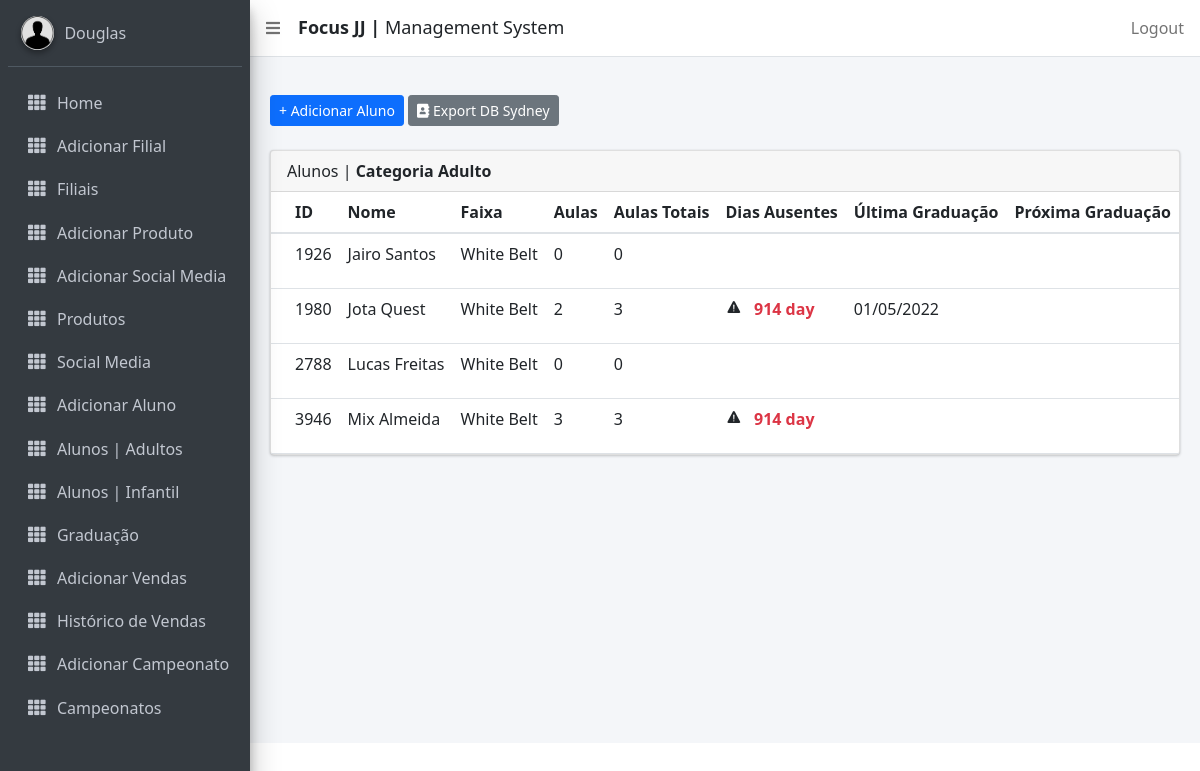
Page /managealunos/ (signed in) on the committed database.
### focusbjj/models.py (models this page shows, shortened)
class CustomUser(AbstractUser):
    id = ShortUUIDField(primary_key=True, editable=False, alphabet="0123456789", length=3)
    email = models.EmailField(max_length=255, unique=True)
    contact_name = models.CharField(max_length=255)
    country = CountryField()
    location = models.CharField(max_length=255)
    phone = models.CharField(max_length=15, help_text=_('Use somente números. Código do País + Telefone'))
    join_date = models.DateTimeField(default=timezone.now)
    is_active = models.BooleanField(default=True, help_text='Desmarque a caixa para desativar')
    class Meta:
        ordering = ["country", "location"]

class Aluno(models.Model):
    DoesNotExist = None
    objects = None
    id = ShortUUIDField(primary_key=True, editable=False, alphabet="0123456789", length=4)
    photo = models.ImageField(upload_to='photos/', null=True, blank=True)
    nome = models.CharField(max_length=15, verbose_name='Name')
    middle_name = models.CharField(max_length=20, verbose_name='Middle Name', blank=True, null=True)
    surname = models.CharField(max_length=15, verbose_name='Last Name', null=True)
    phone = models.CharField(max_length=15, help_text='Use only numbers')
    email = models.EmailField(max_length=128)
    location = models.ForeignKey(CustomUser, related_name="alunos", on_delete=models.CASCADE)
    address = models.CharField(max_length=255, blank=True, null=True)
    belt = models.CharField(max_length=255, choices=BELT)
    stripe = models.CharField(max_length=255, choices=GRAU, default= 'No Stripes')
    join_date = models.DateTimeField()
    time_stamp = models.DateTimeField(auto_now=True, null=True)
    gender = models.CharField(max_length=255, choices=GENDER)
    dob = models.DateField(verbose_name='Date of Birth',)
    is_blocked = models.BooleanField(default=False)
    agreement = models.BooleanField(default=False)
    USERNAME_FIELD = 'id'
    def idade(self): #POR ANO DE NASCIMENTO
        today = date.today()
        idade = today.year - self.dob.year #- ((today.month, today.day) < (self.dob.month, self.dob.day))
        return idade
    class Meta:
        ordering = ["nome"]

class Graduation(models.Model):
    objects = None
    aluno = models.ForeignKey(Aluno, related_name='graduacao', on_delete=models.CASCADE, verbose_name='_(Aluno')
    master = models.CharField(max_length=15, null=True, verbose_name=_('Professor'))
    belt = models.CharField(max_length=255, choices=BELT, verbose_name=_('Faixa'))
    stripe = models.CharField(max_length=255, choices=GRAU, verbose_name=_('Grau'))
    time_stamp = models.DateTimeField(null=True, verbose_name=_('Data'))

class GetAttendance(models.Model):
    objects = None
    aluno = models.ForeignKey(Aluno, on_delete=models.CASCADE, verbose_name='Athlete')
    attendance = models.DateTimeField(default=timezone.now)

### focusbjj/views.py (the view)
# urls.py: path('managealunos/', views.ManageAlunos.as_view(), name='managealunos'),
class ManageAlunos(LoginRequiredMixin, ListView):
    template_name = 'managealunos.html'
    model = Aluno
    def get_queryset(self):
        queryset = super().get_queryset()
        filter = AlunoFilter(self.request.GET, queryset)
        return filter.qs
    def get_context_data(self, **kwargs):
        context = super(ManageAlunos, self).get_context_data(**kwargs)
        context['alunos'] = Aluno.objects.all()
        return context

### focusbjj/templatetags/attendance_tags.py (called while the page is built)
@register.filter
def get_count_att_aluno(aluno_instance):
    return len(GetAttendance.objects.filter(aluno_id=aluno_instance.id))

@register.filter
def last_att_aluno(aluno_instance):
    att = GetAttendance.objects.filter(aluno_id=aluno_instance.id).order_by('-attendance')
    if att[0].attendance + timedelta(days=15) < timezone.now():
        tempo = timezone.now() - att[0].attendance
        return tempo
    else:
        return ''

@register.filter
def current_belt(aluno_instance):
    belt = Graduation.objects.filter(aluno_id=aluno_instance.id).order_by('-time_stamp')
    if belt:
        current = belt[0].belt
    else:
        current = aluno_instance.belt
    return current

@register.filter
def current_stripe(aluno_instance):
    belt = Graduation.objects.filter(aluno_id=aluno_instance.id).order_by('-time_stamp')
    if belt:
        current = belt[0].stripe
    else:
        current = aluno_instance.stripe
    return current

@register.filter
def last_graduation(aluno_instance):
    last_grad = Graduation.objects.filter(aluno_id=aluno_instance.id).order_by('-time_stamp')
    if last_grad:
        date = last_grad[0].time_stamp
    else:
        date = 'Not Graduated'
    return date

@register.filter
def new_attendance(aluno_instance):
    last_grad = Graduation.objects.filter(aluno_id=aluno_instance.id).order_by('-time_stamp')
    if last_grad:
        date = last_grad[0].time_stamp
        enddate = timezone.now()
        attendance = len(GetAttendance.objects.filter(aluno_id=aluno_instance.id).filter(attendance__range=[date, enddate]))
        return attendance

### focusbjj/templates/managealunos.html (shortened to what this page needs)
{% extends 'base_template.html' %}
{% load static %}
{% load attendance_tags %}
{% load alerta_tags %}
{% load i18n %}
{% block content %}
<section class="content">
        <div class="container-fluid">
            <a class="btn btn-primary btn-sm" href="{% url 'focusbjj:add_aluno' %}" role="button">{% trans "+ Adicionar Aluno" %}</a>
            <a href="{% url 'focusbjj:export_xlsx' %}" class="btn btn-sm btn-secondary"><i class="fas fa-address-book main-logo-icon"></i> Export DB {{ user.location }}</a> <br/>&nbsp;
            <div class="row">
                <div class="col-md-12">
                    <div class="card">
                        <div class="card-header">
                            <p>{% trans "Alunos" %} | <b>{% trans "Categoria Adulto" %}</b></p>
                        </div>
                <div class="card-body table-responsive p-0">
                <table class="table table-hover text-nowrap">
                <thead>
                    <tr>
                    <th>ID</th>
                    <th>{% trans "Nome" %}</th>
                    <th>{% trans "Faixa" %}</th>
                    <th>{% trans "Aulas" %}</th>
                    <th>{% trans "Aulas Totais" %}</th>
                    <th>{% trans "Dias Ausentes" %}</th>
                    <th>{% trans "Última Graduação" %}</th>
                    <th>{% trans "Próxima Graduação" %}</th>
                    </tr>
                </thead>
                <tbody>
                    {% for aluno in request.user.alunos.all|dictsort:"nome" %}
                   {% if aluno.idade >= 14 %}
                    <tr>
                    <td>{{ aluno.id }}</td>
                    <td>{{ aluno.nome|title }} {{ aluno.surname|title }}</td>
                    <td>
                        {% if aluno|current_belt %}
                        {{ aluno|current_belt }}
                        {% else %}
                        {{ aluno.belt }}
                        {% endif %}
                    </td>
                    <td>
                        {% if aluno|new_attendance == None %}
                            {{ aluno|get_count_att_aluno }}
                        {% else %}
                            {{ aluno|new_attendance }}
                        {% endif %}
                    </td>
                    <td>{{ aluno|get_count_att_aluno }}</td>
                    <td>
                        {% if aluno|get_count_att_aluno %}
                        {% if aluno|last_att_aluno %}
                            <ion-icon name="warning"></ion-icon>
                            <strong class="text-red"> &nbsp; {{ aluno|last_att_aluno|cut:"," |slice:"7"}}</strong>
                        {% endif %}
                        {% endif %}
                    </td>
                    <td>{{ aluno|last_graduation|date:"d/m/Y" }}</td>
                    <td>
                    </td>
                    </tr>
                {% endif %}
                {% endfor %}
                </tbody>
                </table>
                        </div>
                        </div>
                </div>
            </div>
        </div>
      </section>
{% endblock %}

### templates/sidebar_template.html (shortened to what this page needs)
{% load static %}
{% load i18n %}
<aside class="main-sidebar navbar-gray-dark sidebar-dark-primary elevation-4">
    <div class="sidebar">
      <div class="user-panel mt-3 pb-3 mb-3 d-flex">
        <div class="image">
          <img src="{% static 'images/defaultuser.jpeg' %}" class="img-circle elevation-2" alt="User Image">
        </div>
        <div class="info">
          <a href="#" class="d-block">{{ user.contact_name }}</a>
        </div>
      </div>
      <nav class="mt-2">
        <ul class="nav nav-pills nav-sidebar flex-column" data-widget="treeview" role="menu" data-accordion="false">
          <li class="nav-item">
            {% url 'admin_home' as admin_home %}
            <a href="{% url 'focusbjj:filiais' %}" class="nav-link {% if request.path == admin_home %} active {% endif %}">
              <i class="nav-icon fas fa-th"></i>
              <p>
                Home
              </p>
            </a>
          </li>
          {% if user.is_superuser %}
          <li class="nav-item">
            {% url 'add_staff' as add_staff %}
            <a href="{% url 'focusbjj:add_staff' %}" class="nav-link {% if request.path == add_staff %} active {% endif %}">
              <i class="nav-icon fas fa-th"></i>
              <p>
               Adicionar Filial
              </p>
            </a>
          </li>
           <li class="nav-item">
              {% url 'manage_staff' as manage_staff %}
            {% url 'edit_staff' staff_id=id as edit_staff %}
            <a href="{% url 'focusbjj:managestaff' %}" class="nav-link {% if request.path == manage_staff %} active {% endif %} {% if request.path == edit_staff %} active {% endif %}">
              <i class="nav-icon fas fa-th"></i>
              <p>
                Filiais
              </p>
            </a>
          </li>
          <li class="nav-item">
            <a href="{% url 'focusbjj:addproduct' %}" class="nav-link ">
              <i class="nav-icon fas fa-th"></i>
              <p>
                Adicionar Produto
              </p>
            </a>
          </li>
          <li class="nav-item">
            <a href="{% url 'focusbjj:addsocialmedia' %}" class="nav-link ">
              <i class="nav-icon fas fa-th"></i>
              <p>
                {% trans "Adicionar Social Media" %}
              </p>
            </a>
          </li>
          {% endif%}
          <li class="nav-item">
            <a href="{% url 'focusbjj:products' %}" class="nav-link ">
              <i class="nav-icon fas fa-th"></i>
              <p>
                {% trans "Produtos" %}
              </p>
            </a>
          </li>
          <li class="nav-item">
            <a href="{% url 'focusbjj:socialmedia' %}" class="nav-link">
              <i class="nav-icon fas fa-th"></i>
              <p>
                {% trans "Social Media" %}
              </p>
            </a>
          </li>
           <li class="nav-item">
            <a href="{% url 'focusbjj:add_aluno' %}" class="nav-link {% if request.path == add_student %} active {% endif %}">
              <i class="nav-icon fas fa-th"></i>
              <p>
                {% trans "Adicionar Aluno" %}
              </p>
            </a>
          </li>
          <li class="nav-item">
            <a href="{% url 'focusbjj:managealunos' %}" class="nav-link {% if request.path == manage_student %} active {% endif %} {% if request.path == edit_student %} active {% endif %}">
              <i class="nav-icon fas fa-th"></i>
              <p>
                {% trans "Alunos | Adultos" %}
              </p>
            </a>
          </li>
          <li class="nav-item">
            <a href="{% url 'focusbjj:managealunoskids' %}" class="nav-link {% if request.path == manage_student %} active {% endif %} {% if request.path == edit_student %} active {% endif %}">
              <i class="nav-icon fas fa-th"></i>
              <p>
                {% trans "Alunos | Infantil" %}
              </p>
            </a>
          </li>
          <li class="nav-item">
            <a href="{% url 'focusbjj:managegraduation' %}" class="nav-link {% if request.path == manage_student %} active {% endif %} {% if request.path == edit_student %} active {% endif %}">
              <i class="nav-icon fas fa-th"></i>
              <p>
                {% trans "Graduação" %}
              </p>
            </a>
          </li>
           <li class="nav-item">
            <a href="{% url 'focusbjj:addvenda' %}" class="nav-link ">
              <i class="nav-icon fas fa-th"></i>
              <p>
                {% trans "Adicionar Vendas" %}
              </p>
            </a>
          </li>
           <li class="nav-item">
            <a href="{% url 'focusbjj:vendas' user.pk %}" class="nav-link ">
              <i class="nav-icon fas fa-th"></i>
              <p>
                {% trans "Histórico de Vendas" %}
              </p>
            </a>
          </li>
          <li class="nav-item">
            <a href="{% url 'focusbjj:championship' %}" class="nav-link {% if request.path == manage_student %} active {% endif %} {% if request.path == edit_student %} active {% endif %}">
              <i class="nav-icon fas fa-th"></i>
              <p>
                {% trans "Adicionar Campeonato" %}
              </p>
            </a>
          </li>
          <li class="nav-item">
            <a href="{% url 'focusbjj:championshipdetails' %}" class="nav-link {% if request.path == manage_student %} active {% endif %} {% if request.path == edit_student %} active {% endif %}">
              <i class="nav-icon fas fa-th"></i>
              <p>
                {% trans "Campeonatos" %}
              </p>
            </a>
          </li>
           <li class="nav-item">
            <a href="{% url 'focusbjj:editarstaff' request.user.pk %}" class="nav-link ">
            </a>
          </li>
        </ul>
      </nav>
    </div>
  </aside>

### rows in the picture
CustomUser: contact_name "Douglas", location "Sydney"
Aluno: id "1926", nome "Jairo", surname "Santos", id+belt "White Belt", id "0"
Aluno: id "1980", nome "Jota", surname "Quest", id.belt "White Belt", id.time_stamp "2", id "3", id.attendance "914 day", id.time_stamp "01/05/2022"
Aluno: id "2788", nome "Lucas", surname "Freitas", id+belt "White Belt", id "0"
Aluno: id "3946", nome "Mix", surname "Almeida", id+belt "White Belt", id "3", id.attendance "914 day"
